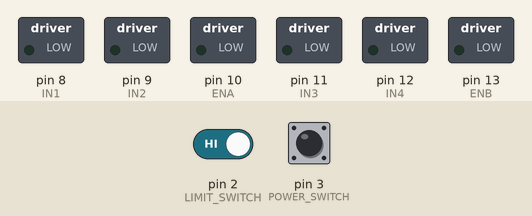
Recording of a sketch running on a simulated Arduino Uno, built with avr-gcc and run on an emulated ATmega328P. Parts: switched loads named in the sketch (green lamp = pin HIGH). Dashed ring = blinking. The inputs (shaded band) are chosen by the test bench; at power-on: pin 3 (POWER_SWITCH) HIGH, pin 2 (LIMIT_SWITCH) HIGH. What the sketch prints to the serial monitor is not drawn.

Above: at 1.2 s.
1.3 s: pin 3 (POWER_SWITCH) pulled LOW for 0.15 s
At 1.37 s:
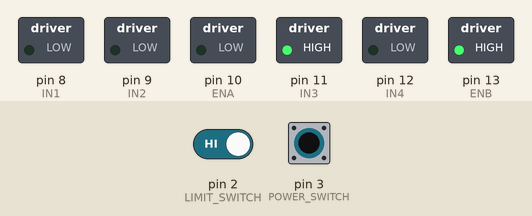
2.9 s: pin 3 (POWER_SWITCH) pulled LOW for 3.2 s
At 6.6 s:
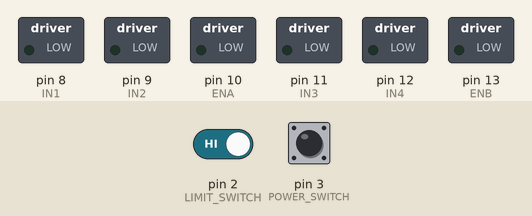
7.6 s: pin 2 (LIMIT_SWITCH) driven LOW and pin 3 (POWER_SWITCH) driven LOW
At 8.5 s:
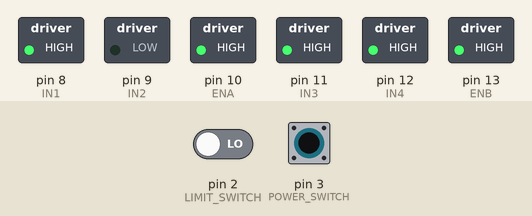
10.6 s: pin 3 (POWER_SWITCH) driven HIGH
At 11.2 s:
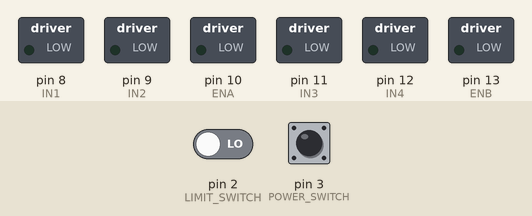
Timing chart, 0 to 13.1 s (numbered marks = the images above; inputs shaded):
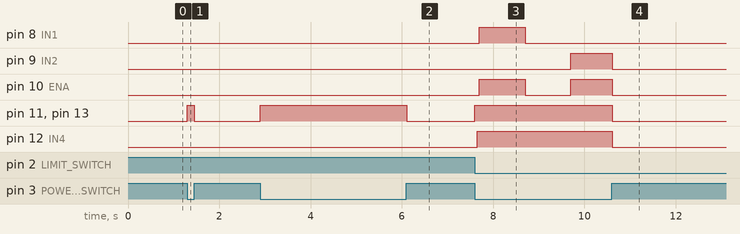

Measured:
- after the input at 1.3 s, pin 11 (IN3), pin 13 (ENB): LOW → HIGH at once, → LOW 0.15 s later
- after the input at 2.9 s, pin 11 (IN3), pin 13 (ENB): LOW → HIGH at once, → LOW 3.2 s later
- after the input at 7.6 s, pin 8 (IN1): LOW → HIGH after 0.10 s, → LOW 1.0 s later; pin 9 (IN2): LOW → HIGH after 2.1 s; pin 10 (ENA): LOW → HIGH after 0.10 s, → LOW 1.0 s later, → HIGH 1.0 s later; pin 11 (IN3), pin 13 (ENB): LOW → HIGH at once; pin 12 (IN4): LOW → HIGH after 0.05 s
- after the input at 10.6 s, pin 11 (IN3): HIGH → LOW after 0.00 s instead of 1.1 s; pin 12 (IN4), pin 13 (ENB): HIGH → LOW at once

The sketch:

L298N01.ino
```cpp
// Define pins for first motor (small motor)
#define IN1 8   // Input 1 for motor 1 direction
#define IN2 9   // Input 2 for motor 1 direction
#define ENA 10  // Enable pin for motor speed (PWM)

// Define pins for second motor (large motor)
#define IN3 11  // Input 3 for motor 2 direction
#define IN4 12  // Input 4 for motor 2 direction
#define ENB 13  // Enable pin for second motor speed (PWM)

// Define pins for switches (normally open, using INPUT_PULLUP)
#define POWER_SWITCH 3  // Toggle switch for power
#define LIMIT_SWITCH 2  // Microswitch for limit

// Configurable delays (in milliseconds)
#define HOLD_DELAY 4000  // Delay before motor 2 reverses
#define HOLD_DELAY_SHORT 1000  // Shorter delay for pause between 2 and 5 second runs of motor 2
#define MOTOR1_FORWARD_TIME 1000  // Motor 1 forward run time
#define MOTOR1_PAUSE_TIME 1000  // Motor 1 pause time (added to motor2ForwardDuration to act as a buffer)
#define MOTOR1_REVERSE_TIME 1000  // Motor 1 reverse run time

// Motor speeds
#define MOTOR1_SPEED 255  // Full speed for 5V motor
#define MOTOR2_SPEED 200  // Reduced speed for 3V motor

// Debug flag
#define DEBUG_SERIAL true  // Enables serial debug output

// State variables
int motor2State = 0; // 0: off/idle, 1: motor2 to limit, 2: holding, 3: reversing, 4: done
int motor1State = 0; // 0: idle, 1: forward, 2: pause, 3: reverse, 4: done
bool lastPowerState = false; // Track previous power state to detect cycling
bool waitingForReset = false; // Flag for waiting after cycle complete
unsigned long powerOnTime;
unsigned long limitHitTime;
unsigned long holdStartTime;
unsigned long reverseStartTime;
unsigned long motor1StartTime;
unsigned long motor2ForwardDuration;


void setup() {
  // Initialize serial communication for debugging
  Serial.begin(9600);
  if (DEBUG_SERIAL) {
    Serial.println("\n=== L298N Motor Control Starting ===");
  }

  // Set motor control pins as outputs
  pinMode(IN1, OUTPUT);
  pinMode(IN2, OUTPUT);
  pinMode(ENA, OUTPUT);
  pinMode(IN3, OUTPUT);
  pinMode(IN4, OUTPUT);
  pinMode(ENB, OUTPUT);

  // Start with motors stopped
  digitalWrite(IN1, LOW);
  digitalWrite(IN2, LOW);
  analogWrite(ENA, 0);  // Speed 0
  digitalWrite(IN3, LOW);
  digitalWrite(IN4, LOW);
  analogWrite(ENB, 0);  // Speed 0

  // Initialize switches
  pinMode(POWER_SWITCH, INPUT_PULLUP);
  pinMode(LIMIT_SWITCH, INPUT_PULLUP);

  if (DEBUG_SERIAL) {
    Serial.println("Setup complete. Waiting for power switch...");
  }
}

void loop() {
  bool powerOn = (digitalRead(POWER_SWITCH) == LOW);  // LOW when on (closed)
  bool limitTriggered = (digitalRead(LIMIT_SWITCH) == LOW);  // LOW when triggered (closed)

  // Check if we're in "waiting for reset" state
  if (waitingForReset) {
    if (powerOn && !lastPowerState) {
      // Power just turned back ON - reset and ready for next cycle
      if (DEBUG_SERIAL) {
        Serial.println("\n[RESET] Power cycled - Ready for next cycle\n");
      }
      waitingForReset = false;
      motor2State = 0;
      motor1State = 0;
    }
    lastPowerState = powerOn;
    return;  // Stay in this state until power is cycled
  }

  if (!powerOn) {
    // Emergency shutdown: stop all motors and reset
    if (motor2State != 0 || motor1State != 0) {
      if (DEBUG_SERIAL) {
        Serial.println("[POWER OFF] Emergency shutdown - stopping all motors");
      }
    }
    stopAllMotors();
    motor2State = 0;
    motor1State = 0;
    lastPowerState = false;
    return;
  }

  lastPowerState = true;  // Track that power is currently on

  // Motor 2 state machine
  if (motor2State == 0) {
    // Power just turned on: start motor 2 forward
    if (DEBUG_SERIAL) {
      Serial.println("[STATE 0→1] Power on - Starting Motor 2 forward");
    }
    startMotor2Forward();
    powerOnTime = millis();
    motor2State = 1;
  } else if (motor2State == 1) {
    // Running to limit
    if (limitTriggered) {
      limitHitTime = millis();
      motor2ForwardDuration = limitHitTime - powerOnTime;
      if (DEBUG_SERIAL) {
        Serial.print("[STATE 1→2] Limit triggered - Motor 2 forward duration: ");
        Serial.print(motor2ForwardDuration);
        Serial.println(" ms");
      }
      holdMotor2();
      holdStartTime = millis();
      motor2State = 2;
      // Start motor 1 sequence
      if (DEBUG_SERIAL) {
        Serial.println("[MOTOR1] Starting Motor 1 forward sequence");
      }
      startMotor1Forward();
      motor1StartTime = millis();
      motor1State = 1;
    }
  } else if (motor2State == 2) {
    // Holding position
    if (millis() - holdStartTime >= HOLD_DELAY) {
      if (DEBUG_SERIAL) {
        Serial.println("[STATE 2→3] Hold delay complete - Starting Motor 2 reverse");
      }
      startMotor2Reverse();
      reverseStartTime = millis();
      motor2State = 3;
    }
  } else if (motor2State == 3) {
    // Reversing for the same duration as forward
    if (millis() - reverseStartTime >= 2000) {
      if (DEBUG_SERIAL) {
        Serial.println("[STATE 3→4] Reverse complete - Motor 2 stopped (cycle done)");
      }
      holdMotor2();
      holdStartTime = millis();
      motor2State = 4;
    }
  } else if (motor2State == 4) {
    //Pause again
    if (millis() - holdStartTime >= HOLD_DELAY_SHORT) {
      if (DEBUG_SERIAL) {
        Serial.println("[STATE 4→5] Hold delay complete - Starting Motor 2 final step");
      }
      powerOnTime = millis();
      startMotor2Forward();
      motor2State = 5;
    }
  } else if (motor2State == 5) {
    // Final forward run for 5 seconds
    if (millis() - powerOnTime >= 5000) {
      if (DEBUG_SERIAL) {
        Serial.println("[STATE 5→6] Final forward complete - Motor 2 stopped (cycle done)");
      }
      stopMotor2();
      motor2State = 6;  // Done
    }
  }
  // State 6: Done, no further action

  // Motor 1 sequence (independent, triggered by limit)
  if (motor1State == 1) {
    // Forward
    if (millis() - motor1StartTime >= MOTOR1_FORWARD_TIME) {
      if (DEBUG_SERIAL) {
        Serial.println("[MOTOR1 1→2] Forward complete - Motor 1 pausing");
      }
      stopMotor1();
      motor1State = 2;
      motor1StartTime = millis();
    }
  } else if (motor1State == 2) {
    // Pause
    if (millis() - motor1StartTime >= MOTOR1_PAUSE_TIME) {
      if (DEBUG_SERIAL) {
        Serial.println("[MOTOR1 2→3] Pause complete - Motor 1 reversing");
      }
      startMotor1Reverse();
      motor1State = 3;
      motor1StartTime = millis();
    }
  } else if (motor1State == 3) {
    // Reverse
    if (millis() - motor1StartTime >= MOTOR1_REVERSE_TIME) {
      stopMotor1();
      motor1State = 4;  // Done
      if (DEBUG_SERIAL) {
        Serial.println("[MOTOR1 3→4] Reverse complete - Motor 1 stopped (sequence done)");
      }
    }
  }
  // Motor1State 4: Done, no further action

  // Check if both motors are complete - enter waiting for reset state
  if (motor2State == 6 && motor1State == 4 && !waitingForReset) {
    if (DEBUG_SERIAL) {
      Serial.println("\n[COMPLETE] Both motors finished - Waiting for power switch reset");
      Serial.println("Turn power OFF then back ON to run another cycle\n");
    }
    waitingForReset = true;
  }

  // Delay to prevent watchdog timer reset and allow serial buffer to flush
  delay(5);
}

// Motor control functions
void startMotor1Forward() {
  digitalWrite(IN1, HIGH);
  digitalWrite(IN2, LOW);
  analogWrite(ENA, MOTOR1_SPEED);
}

void startMotor1Reverse() {
  digitalWrite(IN1, LOW);
  digitalWrite(IN2, HIGH);
  analogWrite(ENA, MOTOR1_SPEED);
}

void stopMotor1() {
  digitalWrite(IN1, LOW);
  digitalWrite(IN2, LOW);
  analogWrite(ENA, 0);
}

void startMotor2Forward() {
  digitalWrite(IN3, HIGH);
  digitalWrite(IN4, LOW);
  analogWrite(ENB, MOTOR2_SPEED);
}

void holdMotor2() {
  // Braking: short the motor windings
  digitalWrite(IN3, HIGH);
  digitalWrite(IN4, HIGH);
  analogWrite(ENB, 255);  // Full enable for braking
}

void startMotor2Reverse() {
  digitalWrite(IN3, LOW);
  digitalWrite(IN4, HIGH);
  analogWrite(ENB, MOTOR2_SPEED);
}

void stopMotor2() {
  digitalWrite(IN3, LOW);
  digitalWrite(IN4, LOW);
  analogWrite(ENB, 0);
}

void stopAllMotors() {
  stopMotor1();
  stopMotor2();
}
```
